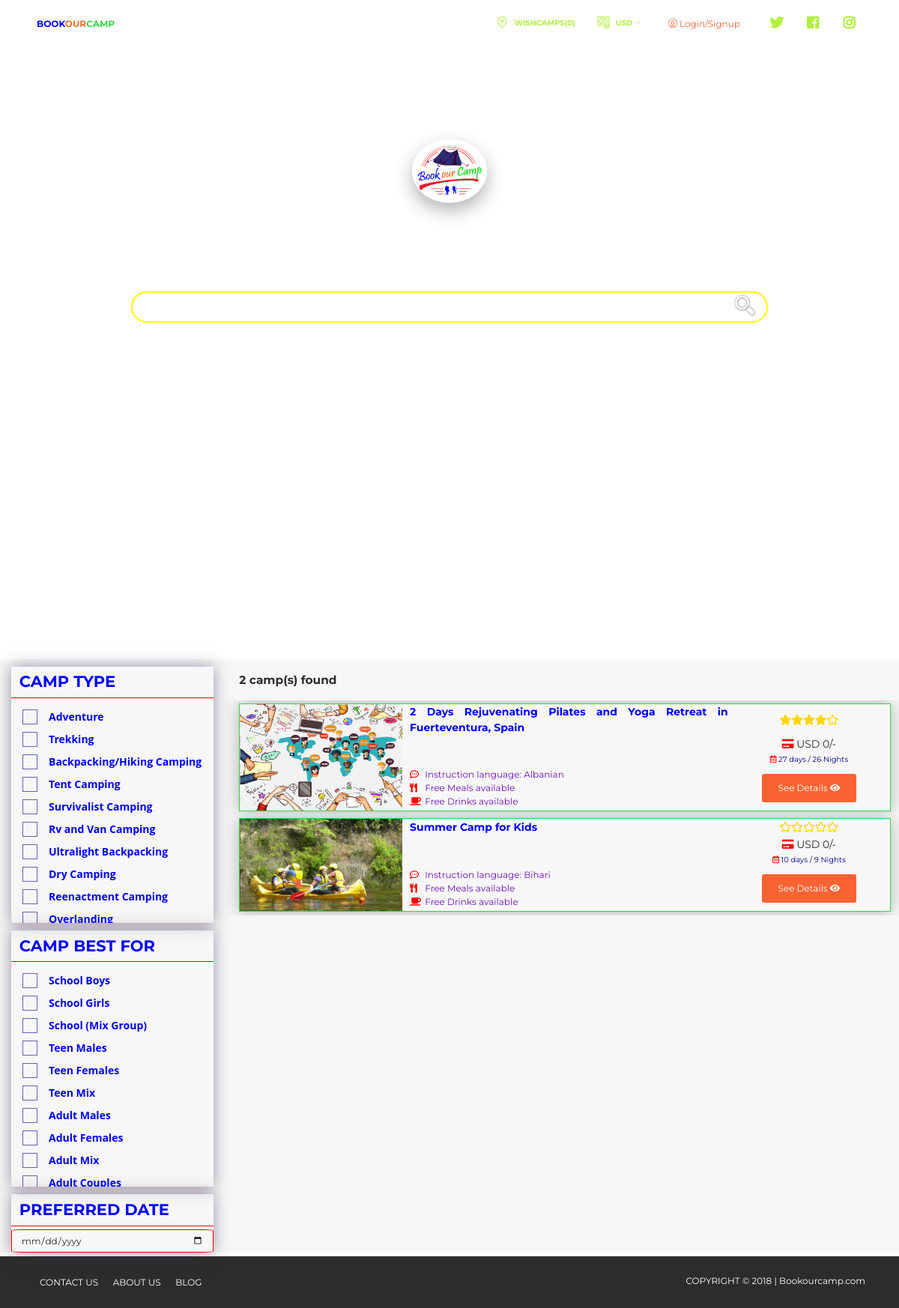
The page / on the database its author committed.
### tables this page shows
CREATE TABLE `camp_type` (
  `id` int(11) NOT NULL,
  `ctype` varchar(100) NOT NULL
);

CREATE TABLE `camp_for` (
  `id` int(11) NOT NULL,
  `name` varchar(50) NOT NULL,
  `small_desc` varchar(100) NOT NULL
);

CREATE TABLE `camp` (
  `camp_id` int(11) NOT NULL,
  `country_id` int(11) NOT NULL,
  `main_lang` int(11) NOT NULL,
  `other_lang` varchar(50) NOT NULL COMMENT 'Comma seperated list of lang id',
  `address` varchar(300) NOT NULL,
  `lot_long` varchar(25) NOT NULL,
  `duration` varchar(50) NOT NULL,
  `facilities` varchar(50) NOT NULL,
  `camp_type` varchar(50) NOT NULL,
  `camp_for` varchar(50) NOT NULL,
  `title` varchar(150) NOT NULL,
  `intro` mediumtext NOT NULL,
  `currency` varchar(4) NOT NULL,
  `near_airport` varchar(250) NOT NULL,
  `pickup_service` tinyint(1) NOT NULL COMMENT 'if 1 pick up is free of charge, 2 is pick up with cost, 3 is guest will have to arrive by their own',
  `pickup_cost` varchar(10) NOT NULL,
  `camp_direction` mediumtext NOT NULL,
  `inc_meal` tinyint(1) NOT NULL COMMENT 'if 0, no included meals, if 1 then see the list',
  `meal_list` varchar(20) NOT NULL COMMENT 'comma seperated list of meals',
  `food_type` varchar(20) NOT NULL COMMENT 'comma seperated list of foods available',
  `inc_drink` tinyint(1) NOT NULL COMMENT 'if 0, no included drinks, if 1 then see the list',
  `drink_list` varchar(20) NOT NULL COMMENT 'comma seperated drink ids',
  `itinerary` mediumtext NOT NULL,
  `included` mediumtext NOT NULL,
  `noincluded` mediumtext NOT NULL,
  `things_to_do` mediumtext NOT NULL,
  `video_link` text NOT NULL,
  `price` int(11) NOT NULL,
  `accomodation` varchar(200) NOT NULL COMMENT 'comma seperated accomodation ids',
  `created` datetime NOT NULL DEFAULT CURRENT_TIMESTAMP,
  `organiser_id` int(11) NOT NULL,
  `status` tinyint(1) NOT NULL DEFAULT '0'
);

CREATE TABLE `langs` (
  `id` int(11) NOT NULL,
  `code` varchar(3) DEFAULT NULL,
  `name` varchar(80) NOT NULL,
  `nativeName` varchar(57) DEFAULT NULL
);

### application/controllers/Home.php (called while the page is built, shortened)
<?php
class Home extends CI_Controller {
	public function index()
	{
        $data['camp_for'] = $this->My_model->selectRecord('camp_for','*','');
        $data['camp_type'] = $this->My_model->selectRecord('camp_type','*','');
        $data['camps'] = $this->My_model->selectRecord('camp', '*', array('status'=>'1'));
        $this->load->view('include/header');
		$this->load->view('home', $data);
        $this->load->view('include/footer');
	}
}

### index.php (called while the page is built, shortened)
<?php
require_once BASEPATH.'core/CodeIgniter.php';

### application/models/My_model.php (called while the page is built, shortened)
<?php
class My_model extends CI_Model {
    public function selectRecord($tabelName, $fieldsName, $where=null , $orderBy = '', $limit = '') {
        $flds = '';
        if($where) {
            $this->db->where($where);
        }
	    if(is_array($fieldsName))
		{
			if (!in_array('*', $fieldsName)) {
				for ($i = 0; $i < count($fieldsName) - 1; $i++) {
					$flds .=$fieldsName[$i] . ",";
				}
				$flds .= $fieldsName[$i];
				$this->db->select($flds);
			}
		}
        $query = $this->db->get($tabelName);
        if ($query->num_rows()) {
            return $query->result();;
        } else {
            return FALSE;
        }
    }
    function convert($from,$to,$amount){
        $data = file_get_contents("http://free.currencyconverterapi.com/api/v5/convert?q=".$from."_".$to."&compact=ultra");
        $a = substr(explode(':', $data)[1], 0, -1);
        return ceil(floatval($a) * $amount) ;
    }
}

### application/views/home.php (the view, shortened to what this page needs)
<div class="wrapper">
    <div class="page-header clear-filter" filter-color="">
        <div class="page-header-image" data-parallax="true">
            <div class="banner">
                <video autoplay loop muted class="banner__video" poster="https://pawelgrzybek.com/photos/2015-12-06-codepen.jpg">
                    <source src="<?php echo base_url(); ?>assets/video/camp.webm" type="video/webm">
                    <source src="<?php echo base_url(); ?>assets/video/camp.mp4" type="video/mp4">
                </video>
            </div>
        </div>
        <div class="container">
            <div class="content-center brand">
                <img class="n-logo rounded-circle img-raised" src="<?php echo base_url(); ?>assets/logo.png" alt="Book Our Camp Logo">
                <h1 class="h1-seo"><span class="">Search</span> <span class="">Your</span> <span class="">Favourite Camp</span></h1>
                <h3>
                    <input type="text" class="form-control" placeholder="Search using Name and Location..." />
                    <a href="javascript:void(0);" onclick=""><img class="search-icon" src="<?php echo base_url() ?>assets/images/search-icon.png"></a>
                </h3>
            </div>
            <h6 class="category category-absolute">
                A one stop solution for campers! <a id="scrolltocamps" href="#camps"><span></span></a>
            </h6>
        </div>
    </div>
    <div class="main" id="camps" style="background-color:#f7f7f7; margin-bottom:5px;">
        <div class="container-fluid">
            <div class="row">
                <div class="col-md-3 col-lg-3">
                  <form class="form">
                   <div class="box">
                    <h4>Camp Type</h4>
                     <div class="boxes">
                      <?php
                        foreach($camp_type as $ct){ ?>
                            <label for="<?php echo "ct_".$ct->id; ?>"><?php echo $ct->ctype; ?></label>
                      <?php
                        }
                      ?>
                       </div>
                   </div>
                   <div class="box">
                    <h4>Camp Best For</h4>
                     <div class="boxes">
                      <?php
                        foreach($camp_for as $cf){ ?>
                            <label for="<?php echo "cf_".$cf->id; ?>"><?php echo $cf->name; ?></label>
                      <?php
                        }
                      ?>
                       </div>
                   </div>
                   <div class="box" style="background:none;">
                     <h4>Preferred Date</h4>
                      <input type="date" class="form-control" value="" placeholder="Date Of Arrival" data-datepicker-color="primary" style="margin-top:4px; border-radius:5%; border: 1px solid red;">
                   </div>
                    </form>
                </div>
                <div class="col-md-9 col-lg-9 col-xs-12 col-sm-12">
                    <?php if(is_array($camps)){
                            echo "<span class='form'><h4 class='pg_tit'>".count($camps)." camp(s) found</h4></span>";
                            $basic_url = base_url()."assets/uploads/organisers/camp_images/";
                            foreach($camps as $c){ ?>
                            <div class="row">
                                <div class="col-md-12 table-responsive">
                                    <table class="camp_box table-borderless">
                                        <tr>
                                           <?php
                                                $images = $this->My_model->selectRecord('camp_images', '*', array('camp_id' => $c->camp_id, 'del_status'=>0));
                                                $list_images = array();
                                                if(is_array($images)){
                                                    foreach($images as $i){
                                                        array_push($list_images, $basic_url.$i->name);
                                                    }
                                                } else {
                                                    array_push($list_images, $basic_url."default.jpg");
                                                }
                                            ?>
                                            <td rowspan="4" class="customcycler" style="background-image:url('<?php echo $list_images[0]; ?>');" data-images="<?php echo implode(', ',$list_images); ?>">
                                            </td>
                                            <td class="camp_name"><?php echo $c->title; ?></td>
                                            <td class="rating">
                                                <?php
                                                    $over_all = $this->My_model->selectRecord('camp_rating', array('AVG(overall_rating) as rating'), array('camp_id' => $c->camp_id));
                                                    $rate = ceil($over_all[0]->rating);
                                                    for($i=1;$i<=5;$i++){
                                                        if($i <= $rate){
                                                           echo "<i class='fas fa-star'></i>";
                                                        } else {
                                                            echo '<i class="far fa-star"></i>';
                                                        }
                                                    }
                                                ?>
                                            </td>
                                        </tr>
                                        <tr>
                                            <td></td>
                                            <td class="camp_rate">
                                            <?php
                                                $current_currency = 'USD';
                                                $display_amount = "";
                                                if(strcmp($current_currency, $c->currency) == 0){
                                                   $display_amount = "<span class='money' rel='tooltip' title='Conversion was not needed'>".$current_currency." ".$c->price."/- </span>";
                                                } else {
                                                    $display_amount = "<span class='money' rel='tooltip' title='~ Approximate Conversion from ".$c->currency."'>".$current_currency." ".$this->My_model->convert($c->currency, $current_currency, $c->price)."/- </span>";
                                                }
                                                echo "<i class='fas fa-credit-card'></i> ".$display_amount;
                                            ?>
                                            </td>
                                        </tr>
                                        <tr>
                                            <td></td>
                                            <td class="camp_duration"><i class="far fa-calendar-alt"></i> <?php echo $c->duration." days / ".($c->duration - 1)." Nights"; ?></td>
                                        </tr>
                                        <tr>
                                            <td class="camp_speciality">
                                                <?php
                                                    if(!$c->main_lang==""){
                                                        $lang = $this->My_model->selectRecord('langs', '*', array('id' => $c->main_lang));
                                                        echo "<i class='far fa-comment-dots'></i> Instruction language: ".$lang[0]->name." <br/>";
                                                    }
                                                    if($c->inc_meal=="1"){
                                                        echo "<i class='fas fa-utensils'></i> Free Meals available <br/>";
                                                    }
                                                    if($c->inc_drink=="1"){
                                                        echo "<i class='fas fa-coffee'></i> Free Drinks available";
                                                    }
                                                ?>
                                            </td>
                                            <td class="camp_view_button"><a class="btn btn-primary" href="<?php echo base_url(); ?>Camp/view/<?php echo $c->camp_id."-".htmlentities(str_replace(',','',$c->title)); ?>">See Details <i class="fas fa-eye"></i></a></td>
                                        </tr>
                                    </table>
                                </div>
                            </div>
                    <?php
                            }
                        } else {
                            echo "<h6> 0 Camps Found.</h6>";
                            echo "<div style='height:200px;margin-top:15%;margin-left:25%;font-weight:bold;'>Try Using other filter combination!!</div>";
                        }
                    ?>
                </div>
            </div>
        </div>
    </div>

### assets/frontend/demo/demo.css (style rules this page uses)
.brand .h1-seo { font-size: 3.5vw; text-transform: uppercase; font-weight: bold; }
.brand .n-logo { max-width: 100px; margin-bottom: 40px; }

### application/views/include/header.php (style rules this page uses)
.banner { position: relative; overflow: hidden; color: #fff; font-family: 'Raleway', sans-serif; font-size: 1em; font-weight: 700; text-transform: uppercase; text-align: center; line-height: 0vh; height: inherit; letter-spacing: 2px; }
.banner__video { position: absolute; top: 50%; left: 50%; width: auto; min-width: 100%; height: auto; min-height: 100%; transform: translateX(-50%) translateY(-50%); z-index: -1; }
.search-icon { position: relative; float: right; width: 35px; height: 35px; top: -40px; right: 15px; }
#scrolltocamps span { position: absolute; top: 0; left: 50%; width: 30px; height: 30px; margin-left: -12px; border-left: 5px solid #fff; border-bottom: 5px solid #fff; -webkit-transform: rotateZ(-45deg); transform: rotateZ(-45deg); -webkit-animation: sdb06 1.5s infinite; animation: sdb06 1.5s infinite; box-sizing: border-box; }

### application/views/home.php (style rules this page uses)
h3 input[type="text"] { border: 2px solid yellow; }
h3 input[type="text"]::placeholder { color: white; font-weight: bold; }
.box { margin-top: 2%; box-shadow: 0 0 20px rgba(65, 39, 82, 0.5); }
.pg_tit { margin-top: 2%; margin-left: 0.5%; font-weight: bold; font-size: 1.1em; }
.box h4 { margin-top: 10px; margin-bottom: 0px; color: blue; padding: 2% 4%; text-transform: uppercase; font-weight: bold; border-bottom: 1px solid red; }
.boxes { margin: auto; max-height: 300px; overflow-x: hidden; overflow-y: auto; padding: 15px; }
input[type="checkbox"] + label { display: block; position: relative; padding-left: 35px; margin-bottom: 10px; font: 14px/20px 'Open Sans', Arial, sans-serif; color: blue; cursor: pointer; font-weight: bold; -webkit-user-select: none; -moz-user-select: none; -ms-user-select: none; }
input[type="checkbox"] + label:before { content: ''; display: block; width: 20px; height: 20px; border: 1px solid darkblue; position: absolute; left: 0; top: 0; opacity: .6; -webkit-transition: all .12s, border-color .08s; transition: all .12s, border-color .08s; }
table.camp_box { width: 100%; border: 1px solid #37d54c; table-layout: fixed; margin: 0.5%; box-shadow: 0 0 20px rgba(0, 0, 0, 0.3); }
table.camp_box tr td:nth-child(1), table.camp_box tr td:nth-child(3) { width: 25%; }
table.camp_box tr td:nth-child(2) { width: 50%; }
td.camp_view_button, td.camp_duration, td.camp_rate, td.rating { text-align: center; }
td.customcycler { height: 100%; width: 100%; background-size: cover; cursor:pointer; }
.camp_name, .camp_speciality { text-align: justify; padding: 0px 0px 0px 10px; color: blue; font-weight: bold; }
.camp_speciality { color: #6e10b3; font-size: 12px; font-weight: normal; }
.camp_speciality > i { color: red; width: 4%; }
.rating > i { color: gold; }
.camp_duration { font-size: 10px; color: darkblue; }
.camp_duration > i { color: red; }
.camp_rate > i { color: red; }

### rows shown on the page
camp_type: ctype "Adventure"
camp_type: ctype "Trekking"
camp_type: ctype "Backpacking/Hiking Camping"
camp_type: ctype "Tent Camping"
camp_type: ctype "Survivalist Camping"
camp_type: ctype "Rv and Van Camping"
camp_type: ctype "Ultralight Backpacking"
camp_type: ctype "Dry Camping"
camp_type: ctype "Reenactment Camping"
camp_type: ctype "Overlanding"
camp_for: name "School Boys"
camp_for: name "School Girls"
camp_for: name "School (Mix Group)"
camp_for: name "Teen Males"
camp_for: name "Teen Females"
camp_for: name "Teen Mix"
camp_for: name "Adult Males"
camp_for: name "Adult Females"
camp_for: name "Adult Mix"
camp_for: name "Adult Couples"
camp: shows a picture, title "2 Days Rejuvenating Pilates and Yoga Retreat in Fuerteventura, Spain", current_currency "USD", currency+price "0", duration "27", $c->duration-1 "26", langs.name "Albanian", inc_meal 1 (drawn), inc_drink 1 (drawn)
camp: shows a picture, title "Summer Camp for Kids", current_currency "USD", currency+price "0", duration "10", $c->duration-1 "9", langs.name "Bihari", inc_meal 1 (drawn), inc_drink 1 (drawn)

### other values the page prints
count($camps) "2"
